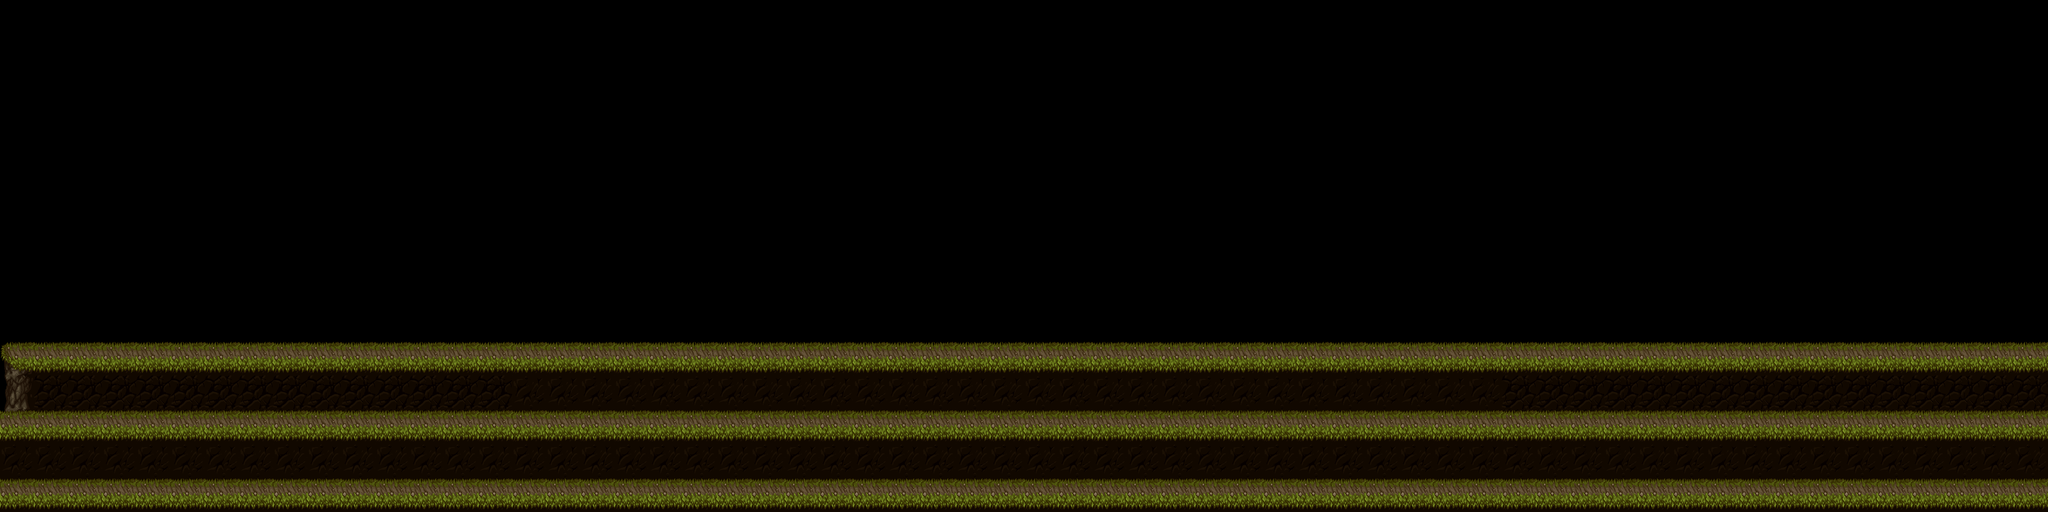

This game map was drawn from its Tiled (.tmx) file and the tilesets committed beside it. A one-line description and the trimmed map source follow:
An orthogonal 60x15 tile map with 128x128 px tiles, 2 tile layers (Background, CollisionTop).

<map version="1.0" orientation="orthogonal" width="60" height="15" tilewidth="128" tileheight="128">
 <tileset firstgid="1" name="tiles_aubrey" tilewidth="128" tileheight="128">
  <image source="tiles_aubrey.png" width="2048" height="2048" />
 </tileset>
 <layer name="Background" width="60" height="15">
  <data>[900 cells, 240 non-empty, 3 distinct tile ids]</data>
 </layer>
 <layer name="CollisionTop" width="60" height="15">
  <data>[900 cells, 180 non-empty, 2 distinct tile ids]</data>
 </layer>
</map>
